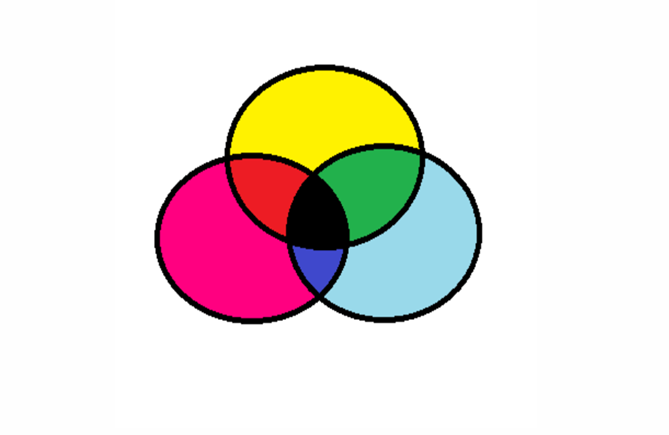
#> input picture rgb.png, 669 x 435 px
$ python 02_visualize_colors.py
#> lines starting #> are read from the running program, lines starting #| are printed output that depends on the picture
import cv2
img = cv2.imread('rgb.png')
#> img is the input picture: shape (435, 669, 3); mean B, G, R 219.9, 224.3, 234
B, G, R = cv2.split(img)
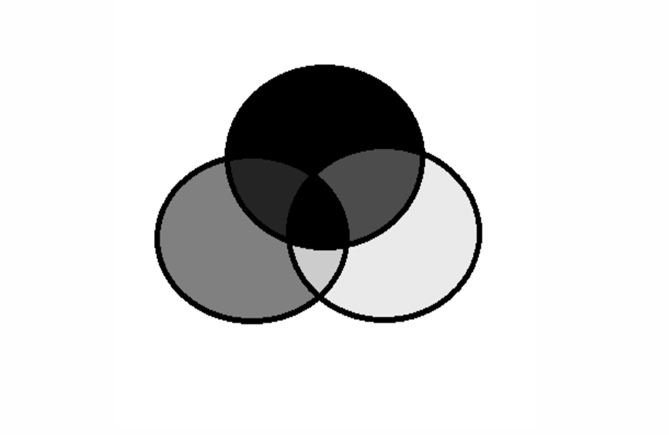
#> B: shape (435, 669); min 0, max 255, mean 219.9
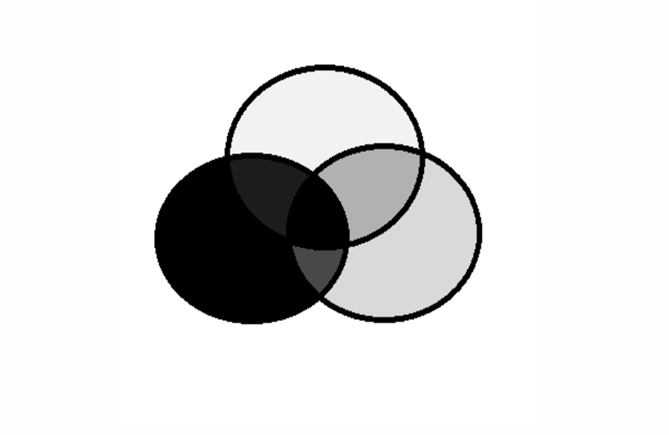
#> G: shape (435, 669); min 0, max 255, mean 224.3
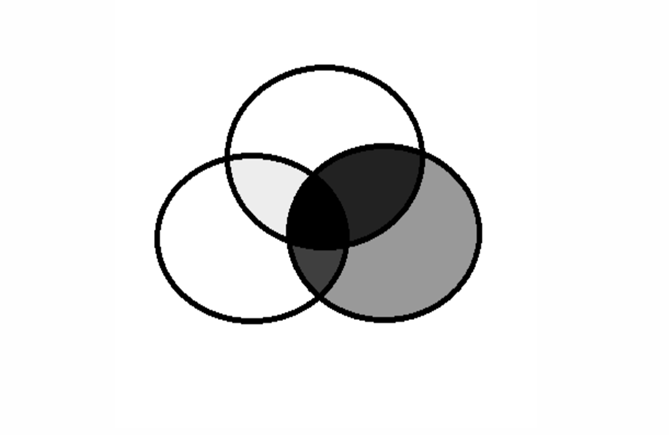
#> R: shape (435, 669); min 0, max 255, mean 234

# Corresponding channels are separated
cv2.imshow("original", img)
cv2.waitKey(0)

cv2.imshow("blue", B)
cv2.waitKey(0)
cv2.imshow("Green", G)
cv2.waitKey(0)
cv2.imshow("red", R)
cv2.waitKey(0)

cv2.destroyAllWindows()

$ run again, with blob2.png copied over rgb.png
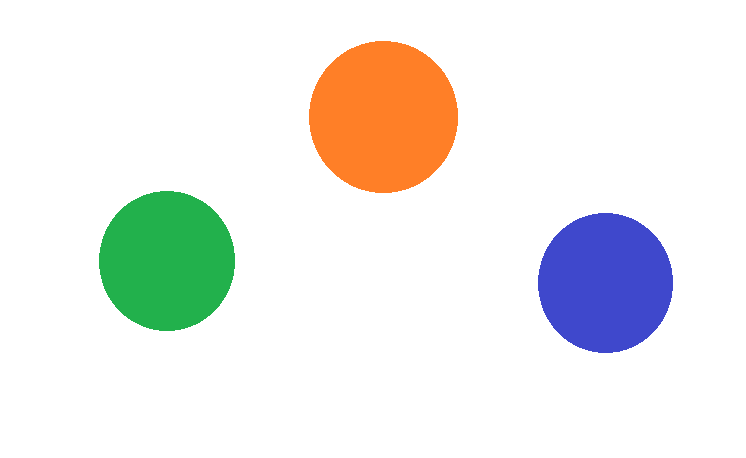
#> input picture blob2.png, 746 x 458 px
#> img is the input picture: shape (458, 746, 3); mean B, G, R 233.7, 237, 237
#> `B, G, R = cv2.split(img)`:
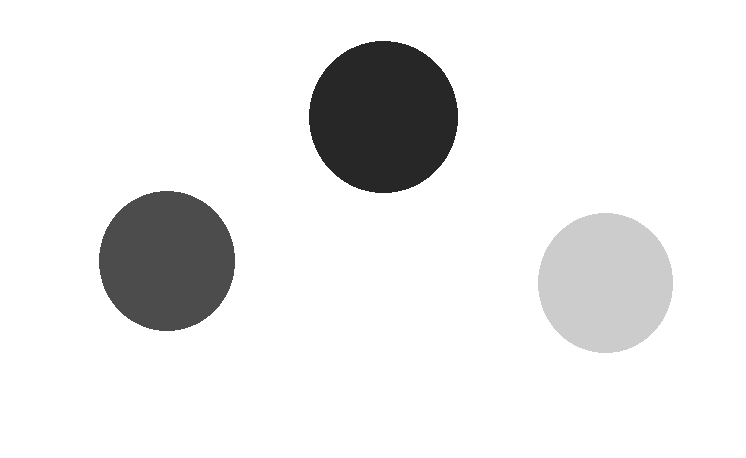
#> B: shape (458, 746); min 39, max 255, mean 233.7
#> `B, G, R = cv2.split(img)`:
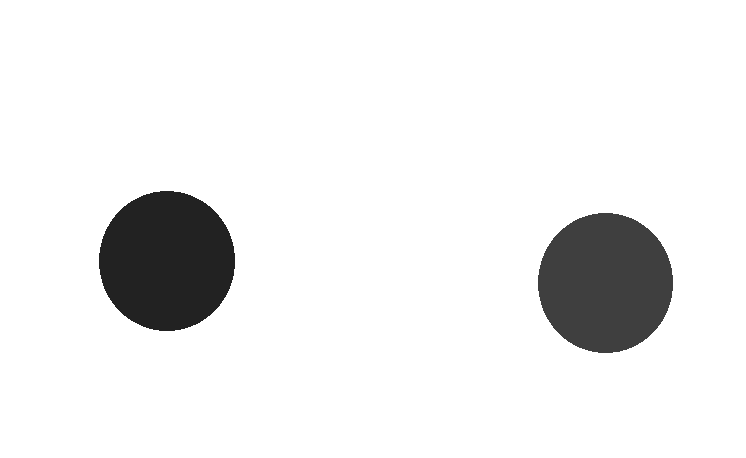
#> R: shape (458, 746); min 34, max 255, mean 237
